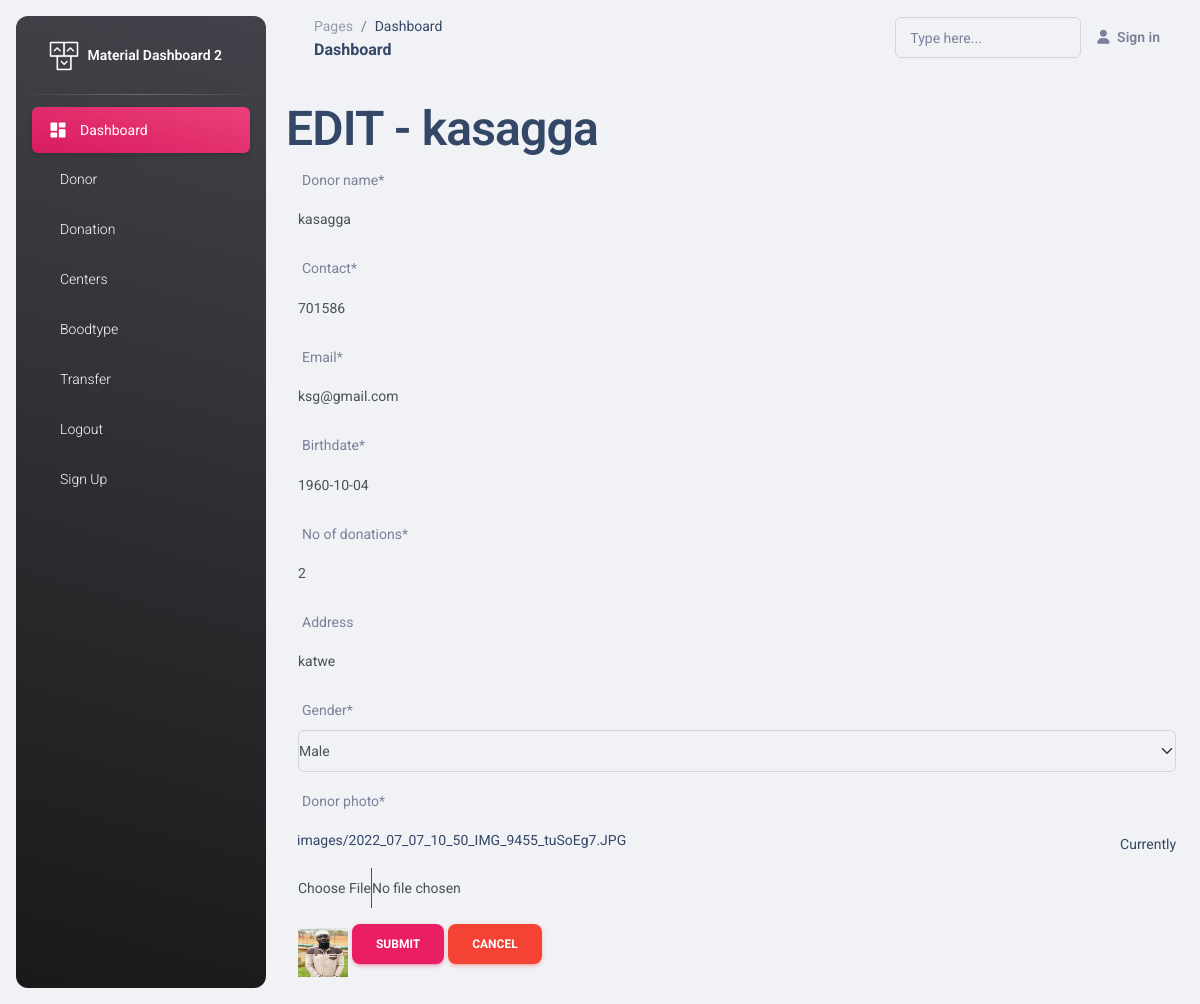
/edit_donor/2/ (signed in), run on the app's committed database.
### bloodapp/models.py (models this page shows, shortened)
class Donor(models.Model):
    Gender_Options = [("M","Male"),("F","Female"),]
    name = models.CharField(max_length=50,verbose_name="Donor name")
    contact = models.CharField(max_length=10)
    email = models.EmailField(max_length=200)
    birthdate = models.DateField(auto_now=False,auto_now_add=False)
    no_of_donations = models.IntegerField()
    address = models.CharField(max_length=100,null=True,blank=True,default="N/A")
    gender = models.CharField(max_length=2,choices=Gender_Options)
    donor_photo = models.ImageField(upload_to="images/")

### bloodapp/views.py (the view)
# urls.py: path('edit_donor/<int:donor_id>/',edit_donor_view,name="edit_donor_page"),
@login_required
def edit_donor_view(request, donor_id):
    message=''
    donor = Donor.objects.get(id=donor_id)
    if request.method == "POST":
        donor_form = DonorForm(request.POST, request.FILES, instance=donor)
        if donor_form.is_valid():
            donor_form.save()
            message = "changes saved successfully"
            return redirect(add_donor_view)
        else:
            message = "Form has invalid data"
    else:
        donor_form = DonorForm(instance = donor)
    context = {
        'form': donor_form,
        'donor': donor,
        'message':message
    }
    return render(request,'edit_donor.html',context)

### bloodapp/forms.py
class DonorForm(ModelForm):
    class Meta:
        model = Donor
        fields = '__all__'

### bloodapp/templates/edit_donor.html (shortened to what this page needs)
{% extends './base.html' %}
{% load crispy_forms_tags %}
{% block content %}
    <header>
      <h1>EDIT - {{donor.name}}</h1>
    </header>
    <div class="container" >
        <form method="post" enctype="multipart/form">
            {{form|crispy}}
            <img src="{{donor.donor_photo.url}}" width="50px" height="50px" >
            <input type="submit" class="btn btn-primary">
            <a type="button" class="btn btn-danger" href ="{%url "add_donor_page"%}">Cancel</a>
        </form>
    </div>
{% endblock content %}

### data on the page
Donor: name "kasagga", contact "701586", email "ksg@gmail.com", birthdate "1960-10-04", no_of_donations "2", address "katwe", gender "Male", donor_photo (picture)
